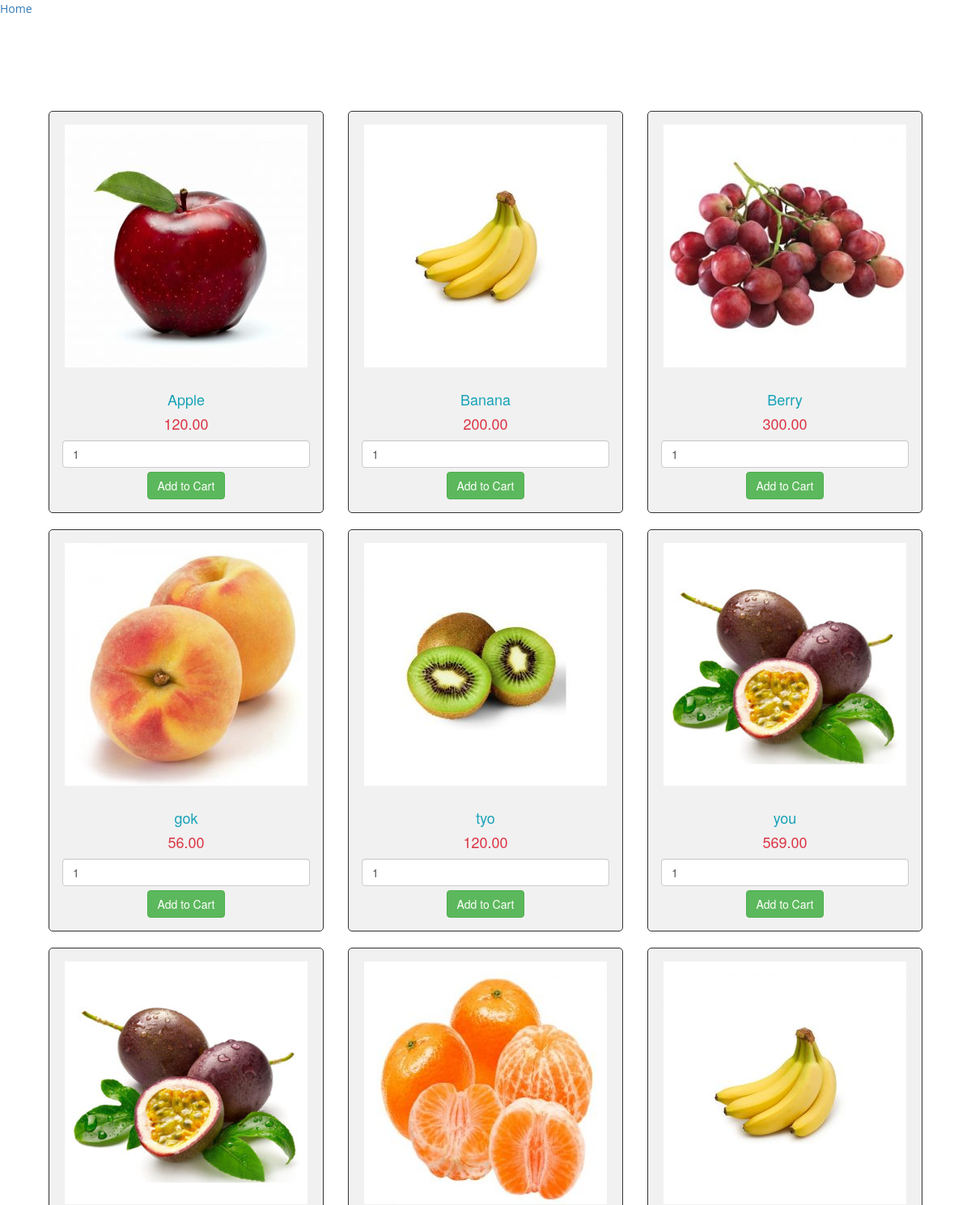
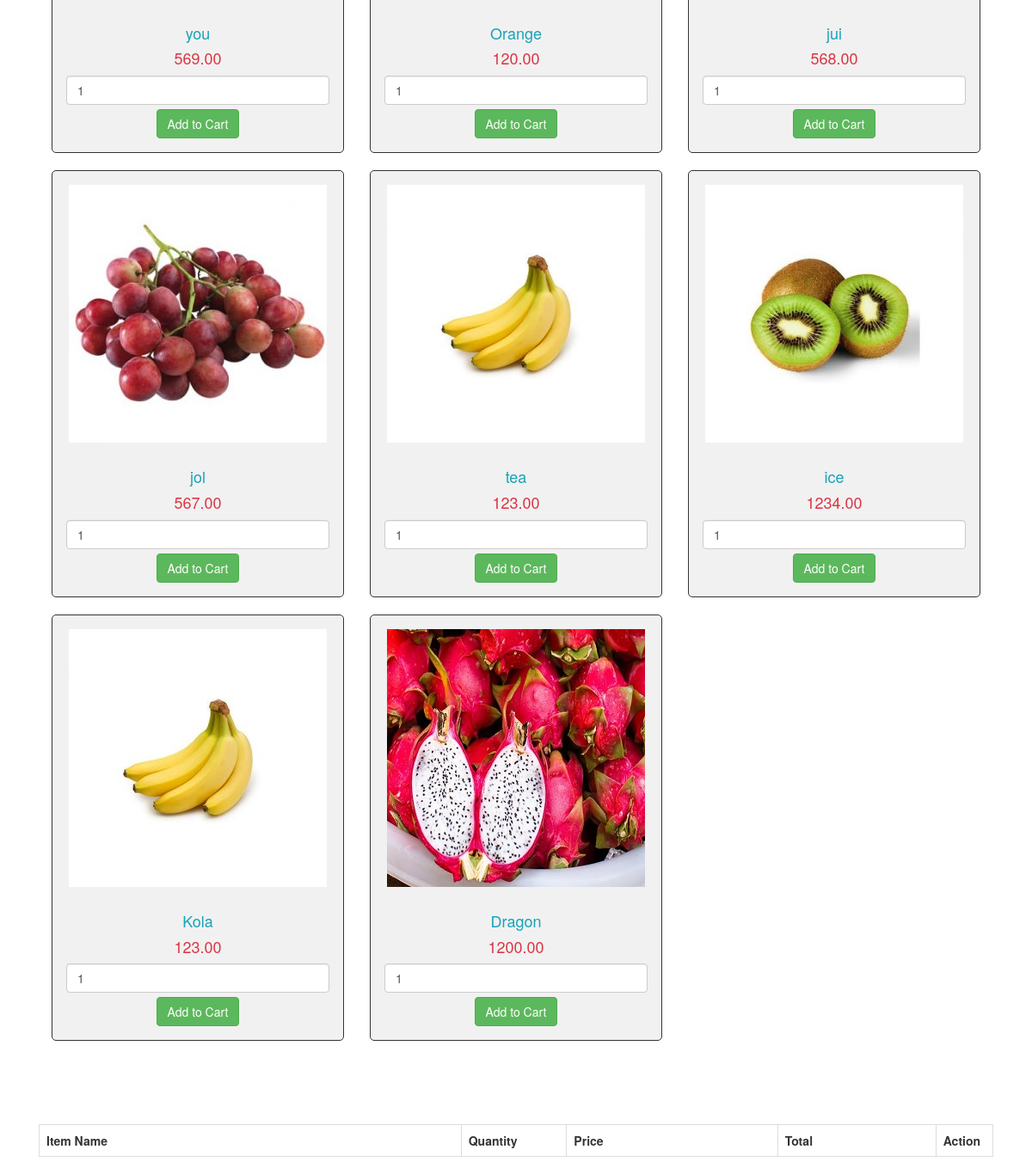
The app's page /customer_order.php with its own data (2 pictures, top to bottom).
### tables this page shows
CREATE TABLE `tbl_product` (
  `id` int(11) NOT NULL,
  `name` varchar(255) NOT NULL,
  `image` varchar(255) NOT NULL,
  `price` double(10,2) NOT NULL
);

### customer_order.php (the view, shortened to what this page needs)
<?php
$connect = mysqli_connect("localhost", "root", "", "practise");
?>
<!DOCTYPE html>
<html>
	<head>
		<link rel="stylesheet" href="css/fontawesme.min.css">
		<link rel="stylesheet" href="css/bootstrap.min.css">
		<link rel="stylesheet" href="css/bootstrap.min_customer.css" />
		<link rel="stylesheet" href="css/style.css">
	</head>
	<body>
        <a href="index.php">Home</a>
		<div class="container">
			<h3 align="center">SHOPPING CART</h3><br />
			<br /><br />
			<?php
				$query = "SELECT * FROM tbl_product ORDER BY id ASC";
				$result = mysqli_query($connect, $query);
				if(mysqli_num_rows($result) > 0)
				{
					while($row = mysqli_fetch_array($result))
					{
				?>
			    <div class="col-md-4">
				<form method="post" action="customer_order.php?action=add&id=<?php echo $row["id"]; ?>">
					<div style="border:1px solid #333; background-color:#f1f1f1; border-radius:5px; padding:16px; margin-bottom: 20px;" align="center">
						<img src="images/<?php echo $row["image"]; ?>" class="img-responsive" /><br />
						<h4 class="text-info"><?php echo $row["name"]; ?></h4>
						<h4 class="text-danger"><?php echo $row["price"]; ?></h4>
						<input type="text" name="quantity" value="1" class="form-control" />
						<input type="submit" name="add_to_cart" style="margin-top:5px;" class="btn btn-success" value="Add to Cart" />
					</div>
				</form>
			</div>
			<?php
					}
				}
			?>
			<br />
			<h3>Order Details</h3>
			<div class="table-responsive">
				<table class="table table-bordered">
					<tr>
						<th width="40%">Item Name</th>
						<th width="10%">Quantity</th>
						<th width="20%">Price</th>
						<th width="15%">Total</th>
						<th width="5%">Action</th>
					</tr>
				</table>
			</div>
		</div>
	</body>
</html>

### css/style.css (style rules this page uses)
* { margin: 0; padding: 0; outline: 0; }
body { background-color: ; }
a,p { font-family: 'Open Sans', sans-serif; }
.footer_area p,h3 { color: white; }

### records on screen
tbl_product: image (picture), name "Apple", price "120.00"
tbl_product: image (picture), name "Banana", price "200.00"
tbl_product: image (picture), name "Berry", price "300.00"
tbl_product: image (picture), name "gok", price "56.00"
tbl_product: image (picture), name "tyo", price "120.00"
tbl_product: image (picture), name "you", price "569.00"
tbl_product: image (picture), name "you", price "569.00"
tbl_product: image (picture), name "Orange", price "120.00"
tbl_product: image (picture), name "jui", price "568.00"
tbl_product: image (picture), name "jol", price "567.00"
tbl_product: image (picture), name "tea", price "123.00"
tbl_product: image (picture), name "ice", price "1234.00"
tbl_product: image (picture), name "Kola", price "123.00"
tbl_product: image (picture), name "Dragon", price "1200.00"
